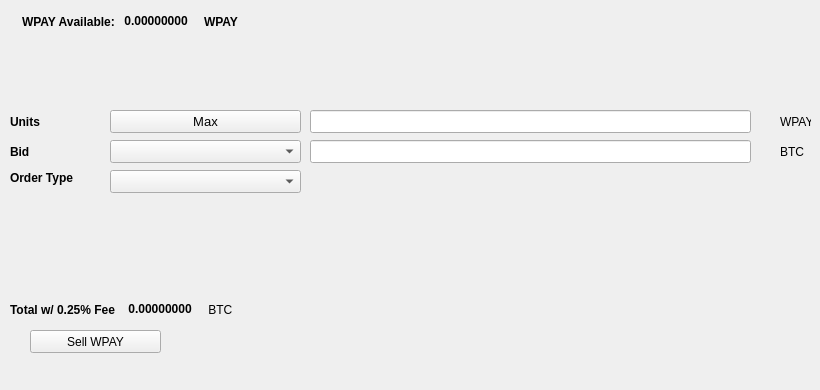
   <widget class="QWidget" name="SellTab">
    <attribute name="title">
     <string>Sell</string>
    </attribute>
    <widget class="QLabel" name="label_16">
     <property name="geometry">
      <rect>
       <x>780</x>
       <y>140</y>
       <width>31</width>
       <height>23</height>
      </rect>
     </property>
     <property name="text">
      <string>BTC</string>
     </property>
    </widget>
    <widget class="QComboBox" name="SellBidcomboBox">
     <property name="geometry">
      <rect>
       <x>110</x>
       <y>140</y>
       <width>191</width>
       <height>23</height>
      </rect>
     </property>
     <property name="font">
      <font>
       <pointsize>10</pointsize>
      </font>
     </property>
    </widget>
    <widget class="QLabel" name="label_18">
     <property name="geometry">
      <rect>
       <x>10</x>
       <y>110</y>
       <width>46</width>
       <height>23</height>
      </rect>
     </property>
     <property name="font">
      <font>
       <weight>75</weight>
       <bold>true</bold>
      </font>
     </property>
     <property name="text">
      <string>Units</string>
     </property>
    </widget>
    <widget class="QPushButton" name="Sell_Max_Amount">
     <property name="geometry">
      <rect>
       <x>110</x>
       <y>110</y>
       <width>191</width>
       <height>23</height>
      </rect>
     </property>
     <property name="font">
      <font>
       <pointsize>10</pointsize>
      </font>
     </property>
     <property name="text">
      <string>Max</string>
     </property>
    </widget>
    <widget class="QLabel" name="label_20">
     <property name="geometry">
      <rect>
       <x>10</x>
       <y>170</y>
       <width>91</width>
       <height>16</height>
      </rect>
     </property>
     <property name="font">
      <font>
       <weight>75</weight>
       <bold>true</bold>
      </font>
     </property>
     <property name="text">
      <string>Order Type</string>
     </property>
    </widget>
    <widget class="QComboBox" name="SellOrdertypeCombo">
     <property name="geometry">
      <rect>
       <x>110</x>
       <y>170</y>
       <width>191</width>
       <height>23</height>
      </rect>
     </property>
     <property name="font">
      <font>
       <pointsize>10</pointsize>
      </font>
     </property>
    </widget>
    <widget class="QLabel" name="label_21">
     <property name="geometry">
      <rect>
       <x>10</x>
       <y>140</y>
       <width>46</width>
       <height>23</height>
      </rect>
     </property>
     <property name="font">
      <font>
       <weight>75</weight>
       <bold>true</bold>
      </font>
     </property>
     <property name="text">
      <string>Bid</string>
     </property>
    </widget>
    <widget class="QLabel" name="label_22">
     <property name="geometry">
      <rect>
       <x>780</x>
       <y>110</y>
       <width>31</width>
       <height>23</height>
      </rect>
     </property>
     <property name="text">
      <string>WPAY</string>
     </property>
    </widget>
    <widget class="QLineEdit" name="UnitsInputWPAY">
     <property name="geometry">
      <rect>
       <x>310</x>
       <y>110</y>
       <width>441</width>
       <height>23</height>
      </rect>
     </property>
     <property name="font">
      <font>
       <pointsize>9</pointsize>
       <weight>75</weight>
       <bold>true</bold>
      </font>
     </property>
    </widget>
    <widget class="QLineEdit" name="SellBidPriceEdit">
     <property name="geometry">
      <rect>
       <x>310</x>
       <y>140</y>
       <width>441</width>
       <height>23</height>
      </rect>
     </property>
     <property name="font">
      <font>
       <pointsize>9</pointsize>
       <weight>75</weight>
       <bold>true</bold>
      </font>
     </property>
    </widget>
    <widget class="QPushButton" name="SellWPAYBTN">
     <property name="geometry">
      <rect>
       <x>30</x>
       <y>330</y>
       <width>131</width>
       <height>23</height>
      </rect>
     </property>
     <property name="text">
      <string>Sell WPAY</string>
     </property>
     <property name="icon">
      <iconset resource="../worldpaycoin">
       <normaloff>:/icons/bitcoin</normaloff>:/icons/bitcoin</iconset>
     </property>
    </widget>
    <widget class="QWidget" name="layoutWidget3">
     <property name="geometry">
      <rect>
       <x>22</x>
       <y>12</y>
       <width>258</width>
       <height>19</height>
      </rect>
     </property>
     <layout class="QHBoxLayout" name="horizontalLayout">
      <item>
       <widget class="QLabel" name="label232_2">
        <property name="font">
         <font>
          <weight>75</weight>
          <bold>true</bold>
         </font>
        </property>
        <property name="text">
         <string>WPAY Available:</string>
        </property>
       </widget>
      </item>
      <item>
       <widget class="QLabel" name="WPAYAvailableLabel">
        <property name="palette">
         <palette>
          <active>
           <colorrole role="WindowText">
            <brush brushstyle="SolidPattern">
             <color alpha="255">
              <red>0</red>
              <green>0</green>
              <blue>0</blue>
             </color>
            </brush>
           </colorrole>
           <colorrole role="Button">
            <brush brushstyle="SolidPattern">
             <color alpha="255">
              <red>0</red>
              <green>170</green>
              <blue>0</blue>
             </color>
            </brush>
           </colorrole>
           <colorrole role="Light">
            <brush brushstyle="SolidPattern">
             <color alpha="255">
              <red>0</red>
              <green>255</green>
              <blue>0</blue>
             </color>
            </brush>
           </colorrole>
           <colorrole role="Midlight">
            <brush brushstyle="SolidPattern">
             <color alpha="255">
              <red>0</red>
              <green>212</green>
              <blue>0</blue>
             </color>
            </brush>
           </colorrole>
           <colorrole role="Dark">
            <brush brushstyle="SolidPattern">
             <color alpha="255">
              <red>0</red>
              <green>85</green>
              <blue>0</blue>
             </color>
            </brush>
           </colorrole>
           <colorrole role="Mid">
            <brush brushstyle="SolidPattern">
             <color alpha="255">
              <red>0</red>
              <green>113</green>
              <blue>0</blue>
             </color>
            </brush>
           </colorrole>
           <colorrole role="Text">
            <brush brushstyle="SolidPattern">
             <color alpha="255">
              <red>0</red>
              <green>170</green>
              <blue>0</blue>
             </color>
            </brush>
           </colorrole>
           <colorrole role="BrightText">
            <brush brushstyle="SolidPattern">
             <color alpha="255">
              <red>255</red>
              <green>255</green>
              <blue>255</blue>
             </color>
            </brush>
           </colorrole>
           <colorrole role="ButtonText">
            <brush brushstyle="SolidPattern">
             <color alpha="255">
              <red>0</red>
              <green>0</green>
              <blue>0</blue>
             </color>
            </brush>
           </colorrole>
           <colorrole role="Base">
            <brush brushstyle="SolidPattern">
             <color alpha="255">
              <red>255</red>
              <green>255</green>
              <blue>255</blue>
             </color>
            </brush>
           </colorrole>
           <colorrole role="Window">
            <brush brushstyle="SolidPattern">
             <color alpha="255">
              <red>0</red>
              <green>170</green>
              <blue>0</blue>
             </color>
            </brush>
           </colorrole>
           <colorrole role="Shadow">
            <brush brushstyle="SolidPattern">
             <color alpha="255">
              <red>0</red>
              <green>0</green>
              <blue>0</blue>
             </color>
            </brush>
           </colorrole>
           <colorrole role="AlternateBase">
            <brush brushstyle="SolidPattern">
             <color alpha="255">
              <red>127</red>
              <green>212</green>
              <blue>127</blue>
             </color>
            </brush>
           </colorrole>
           <colorrole role="ToolTipBase">
            <brush brushstyle="SolidPattern">
             <color alpha="255">
              <red>255</red>
              <green>255</green>
              <blue>220</blue>
             </color>
            </brush>
           </colorrole>
           <colorrole role="ToolTipText">
            <brush brushstyle="SolidPattern">
             <color alpha="255">
              <red>0</red>
              <green>0</green>
              <blue>0</blue>
             </color>
            </brush>
           </colorrole>
          </active>
          <inactive>
           <colorrole role="WindowText">
            <brush brushstyle="SolidPattern">
             <color alpha="255">
              <red>0</red>
              <green>0</green>
              <blue>0</blue>
             </color>
            </brush>
           </colorrole>
           <colorrole role="Button">
            <brush brushstyle="SolidPattern">
             <color alpha="255">
              <red>0</red>
              <green>170</green>
              <blue>0</blue>
             </color>
            </brush>
           </colorrole>
           <colorrole role="Light">
            <brush brushstyle="SolidPattern">
             <color alpha="255">
              <red>0</red>
              <green>255</green>
              <blue>0</blue>
             </color>
            </brush>
           </colorrole>
           <colorrole role="Midlight">
            <brush brushstyle="SolidPattern">
             <color alpha="255">
              <red>0</red>
              <green>212</green>
              <blue>0</blue>
             </color>
            </brush>
           </colorrole>
           <colorrole role="Dark">
            <brush brushstyle="SolidPattern">
             <color alpha="255">
              <red>0</red>
              <green>85</green>
              <blue>0</blue>
             </color>
            </brush>
           </colorrole>
           <colorrole role="Mid">
            <brush brushstyle="SolidPattern">
             <color alpha="255">
              <red>0</red>
              <green>113</green>
              <blue>0</blue>
             </color>
            </brush>
           </colorrole>
           <colorrole role="Text">
            <brush brushstyle="SolidPattern">
             <color alpha="255">
              <red>0</red>
              <green>170</green>
              <blue>0</blue>
             </color>
            </brush>
           </colorrole>
           <colorrole role="BrightText">
            <brush brushstyle="SolidPattern">
             <color alpha="255">
              <red>255</red>
              <green>255</green>
              <blue>255</blue>
             </color>
            </brush>
           </colorrole>
           <colorrole role="ButtonText">
            <brush brushstyle="SolidPattern">
             <color alpha="255">
              <red>0</red>
              <green>0</green>
              <blue>0</blue>
             </color>
            </brush>
           </colorrole>
           <colorrole role="Base">
            <brush brushstyle="SolidPattern">
             <color alpha="255">
              <red>255</red>
              <green>255</green>
              <blue>255</blue>
             </color>
            </brush>
           </colorrole>
           <colorrole role="Window">
            <brush brushstyle="SolidPattern">
             <color alpha="255">
              <red>0</red>
              <green>170</green>
              <blue>0</blue>
             </color>
            </brush>
           </colorrole>
           <colorrole role="Shadow">
            <brush brushstyle="SolidPattern">
             <color alpha="255">
              <red>0</red>
              <green>0</green>
              <blue>0</blue>
             </color>
            </brush>
           </colorrole>
           <colorrole role="AlternateBase">
            <brush brushstyle="SolidPattern">
             <color alpha="255">
              <red>127</red>
              <green>212</green>
              <blue>127</blue>
             </color>
            </brush>
           </colorrole>
           <colorrole role="ToolTipBase">
            <brush brushstyle="SolidPattern">
             <color alpha="255">
              <red>255</red>
              <green>255</green>
              <blue>220</blue>
             </color>
            </brush>
           </colorrole>
           <colorrole role="ToolTipText">
            <brush brushstyle="SolidPattern">
             <color alpha="255">
              <red>0</red>
              <green>0</green>
              <blue>0</blue>
             </color>
            </brush>
           </colorrole>
          </inactive>
          <disabled>
           <colorrole role="WindowText">
            <brush brushstyle="SolidPattern">
             <color alpha="255">
              <red>0</red>
              <green>85</green>
              <blue>0</blue>
             </color>
            </brush>
           </colorrole>
           <colorrole role="Button">
            <brush brushstyle="SolidPattern">
             <color alpha="255">
              <red>0</red>
              <green>170</green>
              <blue>0</blue>
             </color>
            </brush>
           </colorrole>
           <colorrole role="Light">
            <brush brushstyle="SolidPattern">
             <color alpha="255">
              <red>0</red>
              <green>255</green>
              <blue>0</blue>
             </color>
            </brush>
           </colorrole>
           <colorrole role="Midlight">
            <brush brushstyle="SolidPattern">
             <color alpha="255">
              <red>0</red>
              <green>212</green>
              <blue>0</blue>
             </color>
            </brush>
           </colorrole>
           <colorrole role="Dark">
            <brush brushstyle="SolidPattern">
             <color alpha="255">
              <red>0</red>
              <green>85</green>
              <blue>0</blue>
             </color>
            </brush>
           </colorrole>
           <colorrole role="Mid">
            <brush brushstyle="SolidPattern">
             <color alpha="255">
              <red>0</red>
              <green>113</green>
              <blue>0</blue>
             </color>
            </brush>
           </colorrole>
           <colorrole role="Text">
            <brush brushstyle="SolidPattern">
             <color alpha="255">
              <red>0</red>
              <green>85</green>
              <blue>0</blue>
             </color>
            </brush>
           </colorrole>
           <colorrole role="BrightText">
            <brush brushstyle="SolidPattern">
             <color alpha="255">
              <red>255</red>
              <green>255</green>
              <blue>255</blue>
             </color>
            </brush>
           </colorrole>
           <colorrole role="ButtonText">
            <brush brushstyle="SolidPattern">
             <color alpha="255">
              <red>0</red>
              <green>85</green>
              <blue>0</blue>
             </color>
            </brush>
           </colorrole>
           <colorrole role="Base">
            <brush brushstyle="SolidPattern">
             <color alpha="255">
              <red>0</red>
              <green>170</green>
              <blue>0</blue>
             </color>
            </brush>
           </colorrole>
           <colorrole role="Window">
            <brush brushstyle="SolidPattern">
             <color alpha="255">
              <red>0</red>
              <green>170</green>
              <blue>0</blue>
             </color>
            </brush>
           </colorrole>
           <colorrole role="Shadow">
            <brush brushstyle="SolidPattern">
             <color alpha="255">
              <red>0</red>
              <green>0</green>
              <blue>0</blue>
             </color>
            </brush>
           </colorrole>
           <colorrole role="AlternateBase">
            <brush brushstyle="SolidPattern">
             <color alpha="255">
              <red>0</red>
              <green>170</green>
              <blue>0</blue>
             </color>
            </brush>
           </colorrole>
           <colorrole role="ToolTipBase">
            <brush brushstyle="SolidPattern">
             <color alpha="255">
              <red>255</red>
              <green>255</green>
              <blue>220</blue>
             </color>
            </brush>
           </colorrole>
           <colorrole role="ToolTipText">
            <brush brushstyle="SolidPattern">
             <color alpha="255">
              <red>0</red>
              <green>0</green>
              <blue>0</blue>
             </color>
            </brush>
           </colorrole>
          </disabled>
         </palette>
        </property>
        <property name="font">
         <font>
          <weight>75</weight>
          <bold>true</bold>
         </font>
        </property>
        <property name="text">
         <string> 0.00000000 </string>
        </property>
        <property name="textInteractionFlags">
         <set>Qt::LinksAccessibleByMouse|Qt::TextSelectableByKeyboard|Qt::TextSelectableByMouse</set>
        </property>
       </widget>
      </item>
      <item>
       <widget class="QLabel" name="labelWPAY">
        <property name="font">
         <font>
          <weight>75</weight>
          <bold>true</bold>
         </font>
        </property>
        <property name="text">
         <string>WPAY</string>
        </property>
       </widget>
      </item>
     </layout>
    </widget>
    <widget class="QWidget" name="layoutWidget">
     <property name="geometry">
      <rect>
       <x>10</x>
       <y>300</y>
       <width>268</width>
       <height>19</height>
      </rect>
     </property>
     <layout class="QHBoxLayout" name="horizontalLayout_2">
      <item>
       <widget class="QLabel" name="label_19">
        <property name="font">
         <font>
          <weight>75</weight>
          <bold>true</bold>
         </font>
        </property>
        <property name="text">
         <string>Total w/ 0.25% Fee </string>
        </property>
       </widget>
      </item>
      <item>
       <widget class="QLabel" name="SellCostLabel">
        <property name="palette">
         <palette>
          <active>
           <colorrole role="WindowText">
            <brush brushstyle="SolidPattern">
             <color alpha="255">
              <red>0</red>
              <green>0</green>
              <blue>0</blue>
             </color>
            </brush>
           </colorrole>
           <colorrole role="Button">
            <brush brushstyle="SolidPattern">
             <color alpha="255">
              <red>0</red>
              <green>170</green>
              <blue>0</blue>
             </color>
            </brush>
           </colorrole>
           <colorrole role="Light">
            <brush brushstyle="SolidPattern">
             <color alpha="255">
              <red>0</red>
              <green>255</green>
              <blue>0</blue>
             </color>
            </brush>
           </colorrole>
           <colorrole role="Midlight">
            <brush brushstyle="SolidPattern">
             <color alpha="255">
              <red>0</red>
              <green>212</green>
              <blue>0</blue>
             </color>
            </brush>
           </colorrole>
           <colorrole role="Dark">
            <brush brushstyle="SolidPattern">
             <color alpha="255">
              <red>0</red>
              <green>85</green>
              <blue>0</blue>
             </color>
            </brush>
           </colorrole>
           <colorrole role="Mid">
            <brush brushstyle="SolidPattern">
             <color alpha="255">
              <red>0</red>
              <green>113</green>
              <blue>0</blue>
             </color>
            </brush>
           </colorrole>
           <colorrole role="Text">
            <brush brushstyle="SolidPattern">
             <color alpha="255">
              <red>0</red>
              <green>170</green>
              <blue>0</blue>
             </color>
            </brush>
           </colorrole>
           <colorrole role="BrightText">
            <brush brushstyle="SolidPattern">
             <color alpha="255">
              <red>255</red>
              <green>255</green>
              <blue>255</blue>
             </color>
            </brush>
           </colorrole>
           <colorrole role="ButtonText">
            <brush brushstyle="SolidPattern">
             <color alpha="255">
              <red>0</red>
              <green>0</green>
              <blue>0</blue>
             </color>
            </brush>
           </colorrole>
           <colorrole role="Base">
            <brush brushstyle="SolidPattern">
             <color alpha="255">
              <red>255</red>
              <green>255</green>
              <blue>255</blue>
             </color>
            </brush>
           </colorrole>
           <colorrole role="Window">
            <brush brushstyle="SolidPattern">
             <color alpha="255">
              <red>0</red>
              <green>170</green>
              <blue>0</blue>
             </color>
            </brush>
           </colorrole>
           <colorrole role="Shadow">
            <brush brushstyle="SolidPattern">
             <color alpha="255">
              <red>0</red>
              <green>0</green>
              <blue>0</blue>
             </color>
            </brush>
           </colorrole>
           <colorrole role="AlternateBase">
            <brush brushstyle="SolidPattern">
             <color alpha="255">
              <red>127</red>
              <green>212</green>
              <blue>127</blue>
             </color>
            </brush>
           </colorrole>
           <colorrole role="ToolTipBase">
            <brush brushstyle="SolidPattern">
             <color alpha="255">
              <red>255</red>
              <green>255</green>
              <blue>220</blue>
             </color>
            </brush>
           </colorrole>
           <colorrole role="ToolTipText">
            <brush brushstyle="SolidPattern">
             <color alpha="255">
              <red>0</red>
              <green>0</green>
              <blue>0</blue>
             </color>
            </brush>
           </colorrole>
          </active>
          <inactive>
           <colorrole role="WindowText">
            <brush brushstyle="SolidPattern">
             <color alpha="255">
              <red>0</red>
              <green>0</green>
              <blue>0</blue>
             </color>
            </brush>
           </colorrole>
           <colorrole role="Button">
            <brush brushstyle="SolidPattern">
             <color alpha="255">
              <red>0</red>
              <green>170</green>
              <blue>0</blue>
             </color>
            </brush>
           </colorrole>
           <colorrole role="Light">
            <brush brushstyle="SolidPattern">
             <color alpha="255">
              <red>0</red>
              <green>255</green>
              <blue>0</blue>
             </color>
            </brush>
           </colorrole>
           <colorrole role="Midlight">
            <brush brushstyle="SolidPattern">
             <color alpha="255">
              <red>0</red>
              <green>212</green>
              <blue>0</blue>
             </color>
            </brush>
           </colorrole>
           <colorrole role="Dark">
            <brush brushstyle="SolidPattern">
             <color alpha="255">
              <red>0</red>
              <green>85</green>
              <blue>0</blue>
             </color>
            </brush>
           </colorrole>
           <colorrole role="Mid">
            <brush brushstyle="SolidPattern">
             <color alpha="255">
              <red>0</red>
              <green>113</green>
              <blue>0</blue>
             </color>
            </brush>
           </colorrole>
           <colorrole role="Text">
            <brush brushstyle="SolidPattern">
             <color alpha="255">
              <red>0</red>
              <green>170</green>
              <blue>0</blue>
             </color>
            </brush>
           </colorrole>
           <colorrole role="BrightText">
            <brush brushstyle="SolidPattern">
             <color alpha="255">
              <red>255</red>
              <green>255</green>
              <blue>255</blue>
             </color>
            </brush>
           </colorrole>
           <colorrole role="ButtonText">
            <brush brushstyle="SolidPattern">
             <color alpha="255">
              <red>0</red>
              <green>0</green>
              <blue>0</blue>
             </color>
            </brush>
           </colorrole>
           <colorrole role="Base">
            <brush brushstyle="SolidPattern">
             <color alpha="255">
              <red>255</red>
              <green>255</green>
              <blue>255</blue>
             </color>
            </brush>
           </colorrole>
           <colorrole role="Window">
            <brush brushstyle="SolidPattern">
             <color alpha="255">
              <red>0</red>
              <green>170</green>
              <blue>0</blue>
             </color>
            </brush>
           </colorrole>
           <colorrole role="Shadow">
            <brush brushstyle="SolidPattern">
             <color alpha="255">
              <red>0</red>
              <green>0</green>
              <blue>0</blue>
             </color>
            </brush>
           </colorrole>
           <colorrole role="AlternateBase">
            <brush brushstyle="SolidPattern">
             <color alpha="255">
              <red>127</red>
              <green>212</green>
              <blue>127</blue>
             </color>
            </brush>
           </colorrole>
           <colorrole role="ToolTipBase">
            <brush brushstyle="SolidPattern">
             <color alpha="255">
              <red>255</red>
              <green>255</green>
              <blue>220</blue>
             </color>
            </brush>
           </colorrole>
           <colorrole role="ToolTipText">
            <brush brushstyle="SolidPattern">
             <color alpha="255">
              <red>0</red>
              <green>0</green>
              <blue>0</blue>
             </color>
            </brush>
           </colorrole>
          </inactive>
          <disabled>
           <colorrole role="WindowText">
            <brush brushstyle="SolidPattern">
             <color alpha="255">
              <red>0</red>
              <green>85</green>
              <blue>0</blue>
             </color>
            </brush>
           </colorrole>
           <colorrole role="Button">
            <brush brushstyle="SolidPattern">
             <color alpha="255">
              <red>0</red>
              <green>170</green>
              <blue>0</blue>
             </color>
            </brush>
           </colorrole>
           <colorrole role="Light">
            <brush brushstyle="SolidPattern">
             <color alpha="255">
              <red>0</red>
              <green>255</green>
              <blue>0</blue>
             </color>
            </brush>
           </colorrole>
           <colorrole role="Midlight">
            <brush brushstyle="SolidPattern">
             <color alpha="255">
              <red>0</red>
              <green>212</green>
              <blue>0</blue>
             </color>
            </brush>
           </colorrole>
           <colorrole role="Dark">
            <brush brushstyle="SolidPattern">
             <color alpha="255">
              <red>0</red>
              <green>85</green>
              <blue>0</blue>
             </color>
            </brush>
           </colorrole>
           <colorrole role="Mid">
            <brush brushstyle="SolidPattern">
             <color alpha="255">
              <red>0</red>
              <green>113</green>
              <blue>0</blue>
             </color>
            </brush>
           </colorrole>
           <colorrole role="Text">
            <brush brushstyle="SolidPattern">
             <color alpha="255">
              <red>0</red>
              <green>85</green>
              <blue>0</blue>
             </color>
            </brush>
           </colorrole>
           <colorrole role="BrightText">
            <brush brushstyle="SolidPattern">
             <color alpha="255">
              <red>255</red>
              <green>255</green>
              <blue>255</blue>
             </color>
            </brush>
           </colorrole>
           <colorrole role="ButtonText">
            <brush brushstyle="SolidPattern">
             <color alpha="255">
              <red>0</red>
              <green>85</green>
              <blue>0</blue>
             </color>
            </brush>
           </colorrole>
           <colorrole role="Base">
            <brush brushstyle="SolidPattern">
             <color alpha="255">
              <red>0</red>
              <green>170</green>
              <blue>0</blue>
             </color>
            </brush>
           </colorrole>
           <colorrole role="Window">
            <brush brushstyle="SolidPattern">
             <color alpha="255">
              <red>0</red>
              <green>170</green>
              <blue>0</blue>
             </color>
            </brush>
           </colorrole>
           <colorrole role="Shadow">
            <brush brushstyle="SolidPattern">
             <color alpha="255">
              <red>0</red>
              <green>0</green>
              <blue>0</blue>
             </color>
            </brush>
           </colorrole>
           <colorrole role="AlternateBase">
            <brush brushstyle="SolidPattern">
             <color alpha="255">
              <red>0</red>
              <green>170</green>
              <blue>0</blue>
             </color>
            </brush>
           </colorrole>
           <colorrole role="ToolTipBase">
            <brush brushstyle="SolidPattern">
             <color alpha="255">
              <red>255</red>
              <green>255</green>
              <blue>220</blue>
             </color>
            </brush>
           </colorrole>
           <colorrole role="ToolTipText">
            <brush brushstyle="SolidPattern">
             <color alpha="255">
              <red>0</red>
              <green>0</green>
              <blue>0</blue>
             </color>
            </brush>
           </colorrole>
          </disabled>
         </palette>
        </property>
        <property name="font">
         <font>
          <weight>75</weight>
          <bold>true</bold>
         </font>
        </property>
        <property name="autoFillBackground">
         <bool>false</bool>
        </property>
        <property name="text">
         <string> 0.00000000</string>
        </property>
        <property name="textInteractionFlags">
         <set>Qt::LinksAccessibleByMouse|Qt::TextSelectableByMouse</set>
        </property>
       </widget>
      </item>
      <item>
       <widget class="QLabel" name="label_17">
        <property name="font">
         <font>
          <weight>50</weight>
          <bold>false</bold>
         </font>
        </property>
        <property name="text">
         <string> BTC</string>
        </property>
       </widget>
      </item>
     </layout>
    </widget>
    <widget class="QLabel" name="label_23">
     <property name="geometry">
      <rect>
       <x>460</x>
       <y>300</y>
       <width>281</width>
       <height>81</height>
      </rect>
     </property>
     <property name="text">
      <string/>
     </property>
     <property name="pixmap">
      <pixmap>:/images/bittrex</pixmap>
     </property>
    </widget>
   </widget>
